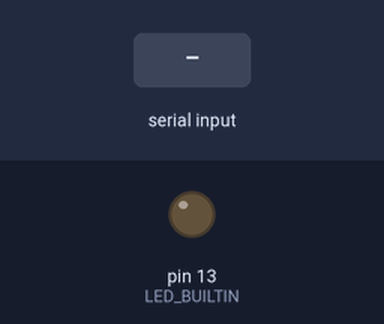
This sketch was run on a simulated Arduino Mega 2560, built with avr-gcc and run on an emulated ATmega2560. Shown: output pins drawn as LEDs (lit = HIGH). The test bench sets the inputs (shaded band). What the sketch prints to the serial monitor is not drawn.

Above: at 2.2 s.
2.3 s: "1\n" received over Serial
At 2.8 s:
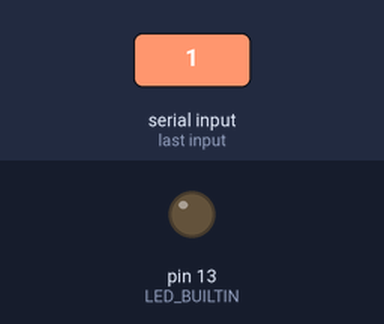
3.9 s: "1\n" received over the second serial link
At 5.3 s:
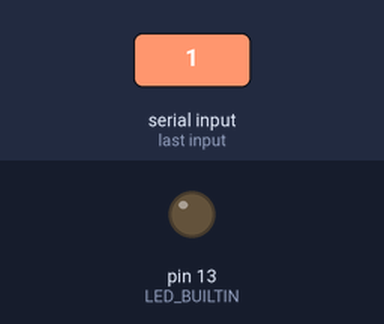
Timing chart, 0 to 6.9 s (numbered marks = the images above; inputs shaded):
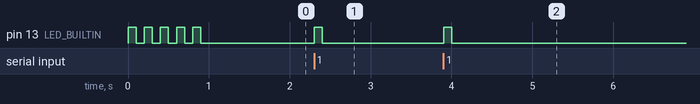

The sketch:

bt_test.ino
```cpp
// ==========================================
// Arduino Mega 2560 專用藍芽硬體 Serial 測試程式
// ==========================================
// 硬體優勢說明：
// Arduino Mega 2560 擁有 4 組獨立的【硬體 Serial串口】！
// - Serial  (D0 RX0, D1 TX0): L298P 內建插槽 / USB 電腦傳輸
// - Serial1 (D19 RX1, D18 TX1): Mega 獨立藍芽硬體串口 (最推薦！)
//
// 最佳接線方式 (使用 Serial1，完全免用 SoftwareSerial)：
// - ZS-040 TXD ➔ 接 Mega Pin 19 (RX1)
// - ZS-040 RXD ➔ 接 Mega Pin 18 (TX1)
// - ZS-040 VCC ➔ 接 5V
// - ZS-040 GND ➔ 接 GND
// ==========================================

void setup() {
  // 1. USB 電腦監控視窗 (Serial0: 115200 鮑率)
  Serial.begin(115200);

  // 2. Mega 獨立藍芽硬體串口1 (Serial1: Pin 19/18, 9600 鮑率)
  Serial1.begin(9600);

  pinMode(LED_BUILTIN, OUTPUT);

  // 開機閃爍 5 下，代表 Mega2560 核心運作中
  for (int i = 0; i < 5; i++) {
    digitalWrite(LED_BUILTIN, HIGH);
    delay(100);
    digitalWrite(LED_BUILTIN, LOW);
    delay(100);
  }

  Serial.println(F("\n=============================================="));
  Serial.println(F("  Arduino Mega 2560 Hardware Serial1 Ready!   "));
  Serial.println(F("=============================================="));
}

void loop() {
  // A. 讀取從 Mega 獨立藍芽 Serial1 (Pin 19/18) 傳進來的資料
  while (Serial1.available() > 0) {
    char c = Serial1.read();
    if (c == '\r' || c == '\n') continue;

    // 印在 USB Serial Monitor (115200) 觀察
    Serial.print(F("[Mega Serial1 收到藍芽指令]: '"));
    Serial.print(c);
    Serial.println(F("'"));

    // 回傳給藍芽 (Mac 或 手機)
    Serial1.print(F("SUCCESS! Received: '"));
    Serial1.print(c);
    Serial1.println(F("'"));

    digitalWrite(LED_BUILTIN, HIGH);
    delay(100);
    digitalWrite(LED_BUILTIN, LOW);
  }

  // B. 同步支援 L298P 內建藍芽槽 Serial0 (D0/D1)
  while (Serial.available() > 0) {
    char c = Serial.read();
    if (c == '\r' || c == '\n') continue;

    Serial.print(F("SUCCESS! Received via Serial0: '"));
    Serial.print(c);
    Serial.println(F("'"));

    digitalWrite(LED_BUILTIN, HIGH);
    delay(100);
    digitalWrite(LED_BUILTIN, LOW);
  }
}
```

Measured:
- after the input at 2.3 s, pin 13 (LED_BUILTIN): LOW → HIGH at once, → LOW 0.10 s later
- after the input at 3.9 s, pin 13 (LED_BUILTIN): LOW → HIGH at once, → LOW 0.10 s later
